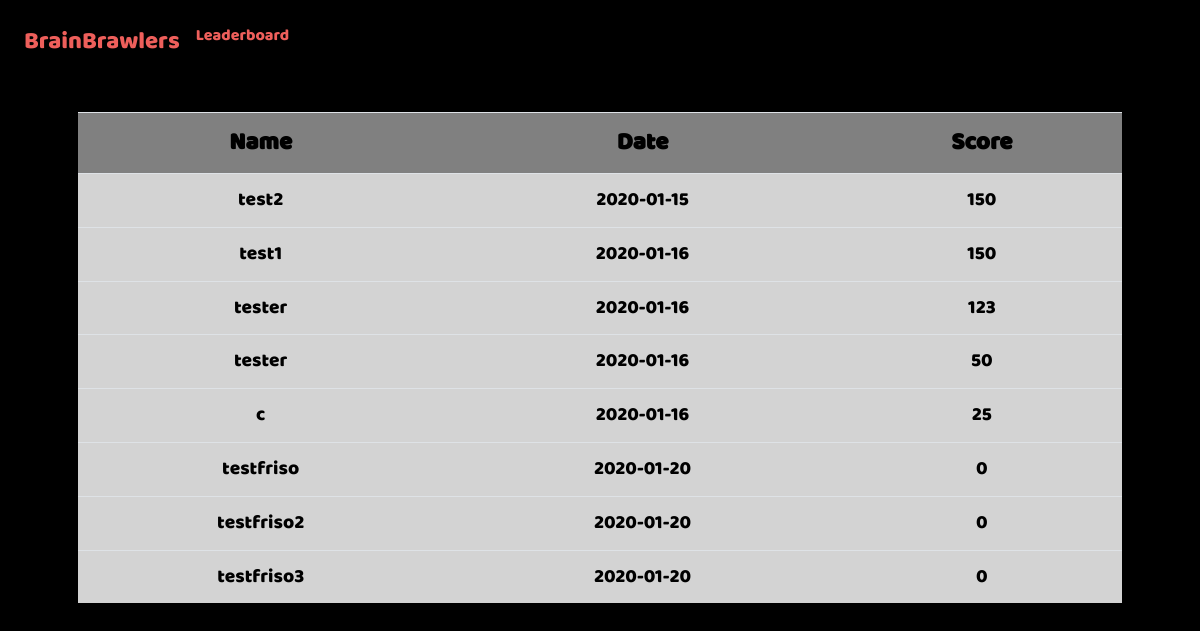
The page /leaderboard on the database as committed earlier.
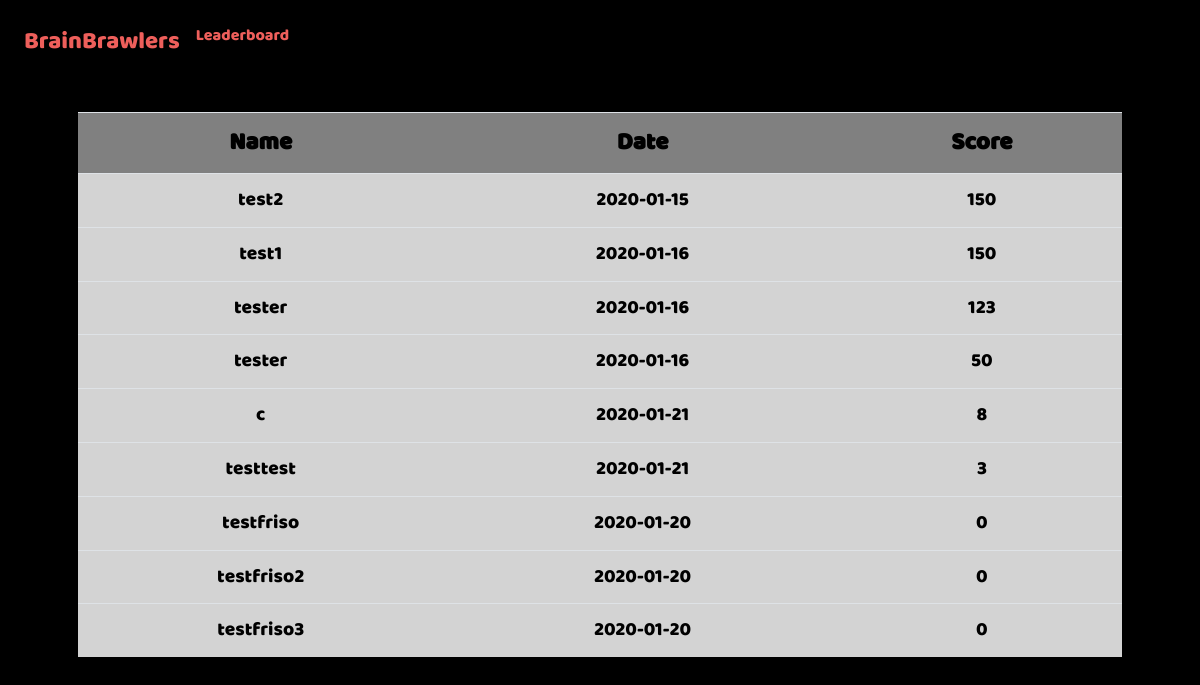
The same page on the database as committed later.
### tables this page shows
CREATE TABLE 'users' ('id' integer PRIMARY KEY AUTOINCREMENT NOT NULL, 'username' text NOT NULL, 'hash' text NOT NULL, 'highscore' integer NOT NULL, 'date'  date NOT NULL DEFAULT CURRENT_DATE  );

### application.py (the view)
@app.route("/leaderboard")
def leaderboard():
    highscores = db.execute("SELECT * FROM users ORDER BY highscore DESC, date;")
    return render_template("game/leaderboard.html", highscores=highscores)

### application.py (called while the page is built)
@app.after_request
def after_request(response):
    response.headers["Cache-Control"] = "no-cache, no-store, must-revalidate"
    response.headers["Expires"] = 0
    response.headers["Pragma"] = "no-cache"
    return response

### templates/game/leaderboard.html (shortened to what this page needs)
{% extends "layout.html" %}
{% block main %}
    <p>
        <br>
        <br>
    </p>
    <table id=table class="table table-striped" style="width:100%">
        <link href="/static/css/leaderboard.css" rel="stylesheet">
        <tr>
            <th>Name</th>
            <th>Date</th>
            <th>Score</th>
        </tr>
    {% for highscore in highscores %}
        <tr>
            <td>{{ highscore.username }}</td>
            <td>{{ highscore.date }}</td>
            <td>{{ highscore.highscore }}</td>
        </tr>
    {% endfor %}
    </table>
{% endblock %}

### templates/layout.html (shortened to what this page needs)
<!DOCTYPE html>
<html lang="en">
    <head>
        <link href="https://maxcdn.bootstrapcdn.com/bootstrap/4.1.3/css/bootstrap.min.css" rel="stylesheet">
        <link href="/static/css/basic_style.css" rel="stylesheet">
    </head>
    <body>
        <nav class="navbar fixed-top navbar-expand-md">
            <div class="collapse navbar-collapse" id="navbar">
                {% if session.user_id %}
                    <ul class="navbar-nav mr-auto mt-2">
                        <li class="nav-item nav-logo"><a class="nav-link" href="/">BrainBrawlers</a></li>
                        <li class="nav-item"><a class="nav-link" href="/leaderboard">Leaderboard</a></li>
                        <li class="nav-item"><a class="nav-link" href="/profile">Profile</a></li>
                    </ul>
                    <ul class="navbar-nav ml-auto mt-2">
                        <li class="nav-item"><a class="nav-link" href="/logout">Log Out</a></li>
                    </ul>
                {% else %}
                    <ul class="navbar-nav mr-auto mt-2">
                        <li class="nav-item nav-logo"><a class="nav-link" href="/">BrainBrawlers</a></li>
                        <li class="nav-item"><a class="nav-link" href="/leaderboard">Leaderboard</a></li>
                    </ul>
                {% endif %}
            </div>
        </nav>
        <main class="container p-5 center">
            {% block main %}{% endblock %}
        </main>
    </body>
</html>

### static/css/basic_style.css (style rules this page uses)
.nav-link { color: #ee5f5b; font-family: Baloo Regular, Baloo; }
body { background-color: #000000; }
main { overflow-x: auto; text-align: center; }
.center { color: #ffffff; text-align: center; }
.nav-logo { font-size: 150%; }

### static/css/leaderboard.css (style rules this page uses)
#table { margin-left:auto; margin-right:auto; color: black; font-family: Baloo Regular, Baloo; }
th { background-color: grey; font-size: 150%; font-weight: bold; }
td { background-color: lightgrey; font-size: 120%; }

Rows that differ between the two databases and show on the page:
changed users (number 5 of 9 on the later page): date "2020-01-16" → "2020-01-21"; highscore "25" → "8"
added users: username "testtest", date "2020-01-21", highscore "3"
